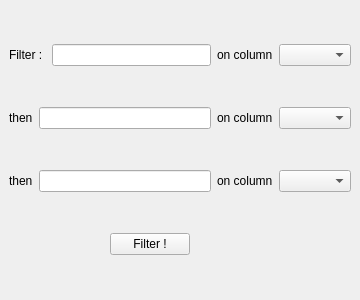
<?xml version="1.0" encoding="UTF-8"?>
<ui version="4.0">
 <class>AdvancedFilter</class>
 <widget class="QDockWidget" name="AdvancedFilter">
  <property name="geometry">
   <rect>
    <x>0</x>
    <y>0</y>
    <width>360</width>
    <height>300</height>
   </rect>
  </property>
  <property name="maximumSize">
   <size>
    <width>524287</width>
    <height>300</height>
   </size>
  </property>
  <property name="floating">
   <bool>false</bool>
  </property>
  <property name="features">
   <set>QDockWidget::AllDockWidgetFeatures</set>
  </property>
  <property name="allowedAreas">
   <set>Qt::LeftDockWidgetArea</set>
  </property>
  <property name="windowTitle">
   <string>Advanced filtering</string>
  </property>
  <widget class="QWidget" name="dockWidgetContents">
   <layout class="QVBoxLayout" name="verticalLayout">
    <item>
     <layout class="QHBoxLayout" name="horizontalLayout">
      <item>
       <widget class="QLabel" name="advFilterLine1">
        <property name="text">
         <string>Filter : </string>
        </property>
       </widget>
      </item>
      <item>
       <widget class="QLineEdit" name="filterLine1"/>
      </item>
      <item>
       <widget class="QLabel" name="label">
        <property name="text">
         <string>on column</string>
        </property>
       </widget>
      </item>
      <item>
       <widget class="QComboBox" name="filterCombo1"/>
      </item>
     </layout>
    </item>
    <item>
     <layout class="QHBoxLayout" name="horizontalLayout_2">
      <item>
       <widget class="QLabel" name="label_2">
        <property name="text">
         <string>then</string>
        </property>
       </widget>
      </item>
      <item>
       <widget class="QLineEdit" name="filterLine2"/>
      </item>
      <item>
       <widget class="QLabel" name="label_3">
        <property name="text">
         <string>on column</string>
        </property>
       </widget>
      </item>
      <item>
       <widget class="QComboBox" name="filterCombo2"/>
      </item>
     </layout>
    </item>
    <item>
     <layout class="QHBoxLayout" name="horizontalLayout_3">
      <item>
       <widget class="QLabel" name="label_5">
        <property name="text">
         <string>then</string>
        </property>
       </widget>
      </item>
      <item>
       <widget class="QLineEdit" name="filterLine3"/>
      </item>
      <item>
       <widget class="QLabel" name="label_4">
        <property name="text">
         <string>on column</string>
        </property>
       </widget>
      </item>
      <item>
       <widget class="QComboBox" name="filterCombo3"/>
      </item>
     </layout>
    </item>
    <item>
     <layout class="QHBoxLayout" name="horizontalLayout_4">
      <item>
       <spacer name="horizontalSpacer">
        <property name="orientation">
         <enum>Qt::Horizontal</enum>
        </property>
        <property name="sizeHint" stdset="0">
         <size>
          <width>148</width>
          <height>20</height>
         </size>
        </property>
       </spacer>
      </item>
      <item>
       <widget class="QPushButton" name="filterLaunchButton">
        <property name="text">
         <string>Filter !</string>
        </property>
       </widget>
      </item>
      <item>
       <spacer name="horizontalSpacer_2">
        <property name="orientation">
         <enum>Qt::Horizontal</enum>
        </property>
        <property name="sizeHint" stdset="0">
         <size>
          <width>208</width>
          <height>20</height>
         </size>
        </property>
       </spacer>
      </item>
     </layout>
    </item>
   </layout>
  </widget>
 </widget>
 <resources/>
 <connections/>
</ui>
